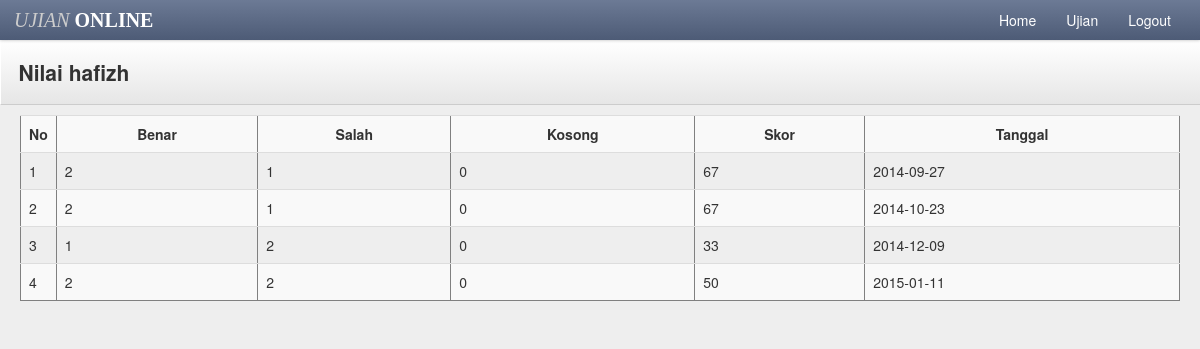
Screenshot of /indexa.php (signed in) with the database file from the repository.
### tables this page shows
CREATE TABLE IF NOT EXISTS `tabel_nilai` (
  `id_nilai` int(4) NOT NULL AUTO_INCREMENT,
  `id_user` varchar(100) NOT NULL,
  `benar` int(4) NOT NULL,
  `salah` int(4) NOT NULL,
  `kosong` int(4) NOT NULL,
  `point` int(4) NOT NULL,
  `tanggal` date NOT NULL,
  PRIMARY KEY (`id_nilai`)
);

### welcome.php (called while the page is built)
<?php
	include "nilai.php";
?>

### nilai.php (the view)
<?php
if(isset($_SESSION['id_user'])){
	$id_user=$_SESSION['id_user'];?>
	<div class="header">
		<h1 class="page-title">Nilai <?php echo $_SESSION['username'];?></h1>
	</div>
	<div class="container-fluid">
	<div class="row-fluid">
	<p>
		<table class="table table-striped" border="1">
			<tr>
				<th width="15px"><center>No</center></th>
				<th><center>Benar</center></th>
				<th><center>Salah</center></th>
				<th><center>Kosong</center></th>
				<th><center>Skor</center></th>
				<th><center>Tanggal</center></th>
			</tr>
			<?php
			$no=0;
			$query=mysql_query("select * from tabel_nilai where id_user='$id_user'");
			while($row=mysql_fetch_array($query)){
			?>
				<tr>
					<td><?php echo $no=$no+1; ?></td>
					<td><?php echo $row['benar'];?></td>
					<td><?php echo $row['salah'];?></td>
					<td><?php echo $row['kosong'];?></td>
					<td><?php echo $row['point'];?></td>
					<td><?php echo $row['tanggal'];?></td>
				</tr>
			<?php
			}
			?>
		</table>
	</p></div></div>
<?php } ?>

### theme.css (style rules this page uses)
body { background: #eee; background-image: url(http://subtlepatterns.com/patterns/furley_bg.png); background-position: initial initial; background-repeat: initial initial; background-position: initial initial; background-repeat: initial initial; margin: 0px; padding: 0px; }
h1 { margin-top: 0px; color: #eee; }
.header { background: #ffffff; background: #ffffff; background: -webkit-gradient(linear, left bottom, left top, color-stop(0, #e6e6e6), color-stop(1, #ffffff)); background: -ms-linear-gradient(bottom, #e6e6e6, #ffffff); background: -moz-linear-gradient(center bottom, #e6e6e6 0%, #ffffff 100%); background: -o-linear-gradient(bottom, #e6e6e6, #ffffff); filter: progid:dximagetransform.microsoft.gradient(startColorStr='#4d5b76', EndColorStr='#6c7a95'); -ms-filter: "progid:DXImageTransform.Microsoft.gradient(startColorStr='#ffffff',EndColorStr='#e6e6e6')"; border-bottom: 1px solid #cccccc; border-top: 1px solid #ffffff; border-left: 1px solid #ffffff; padding: 0em 1.25em; }
.header h1 { margin: 1em 0em; padding: 0em; line-height: 1em; font-size: 1.5em; color: #eee; color: #333; }

### rows the page displays
tabel_nilai: benar "2", salah "1", kosong "0", point "67", tanggal "2014-09-27"
tabel_nilai: no "2", benar "2", salah "1", kosong "0", point "67", tanggal "2014-10-23"
tabel_nilai: no "3", benar "1", salah "2", kosong "0", point "33", tanggal "2014-12-09"
tabel_nilai: no "4", benar "2", salah "2", kosong "0", point "50", tanggal "2015-01-11"

### other values shown
$_SESSION['username'] "hafizh"
